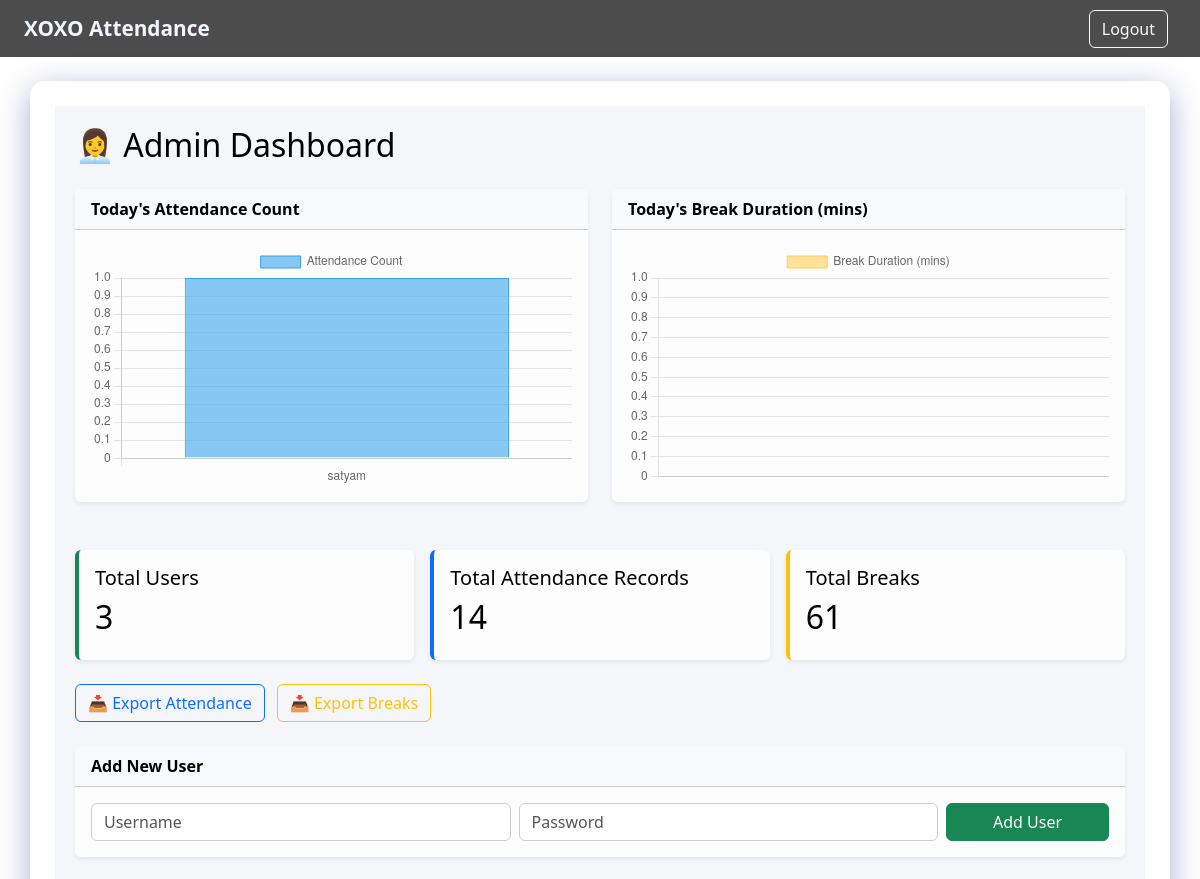
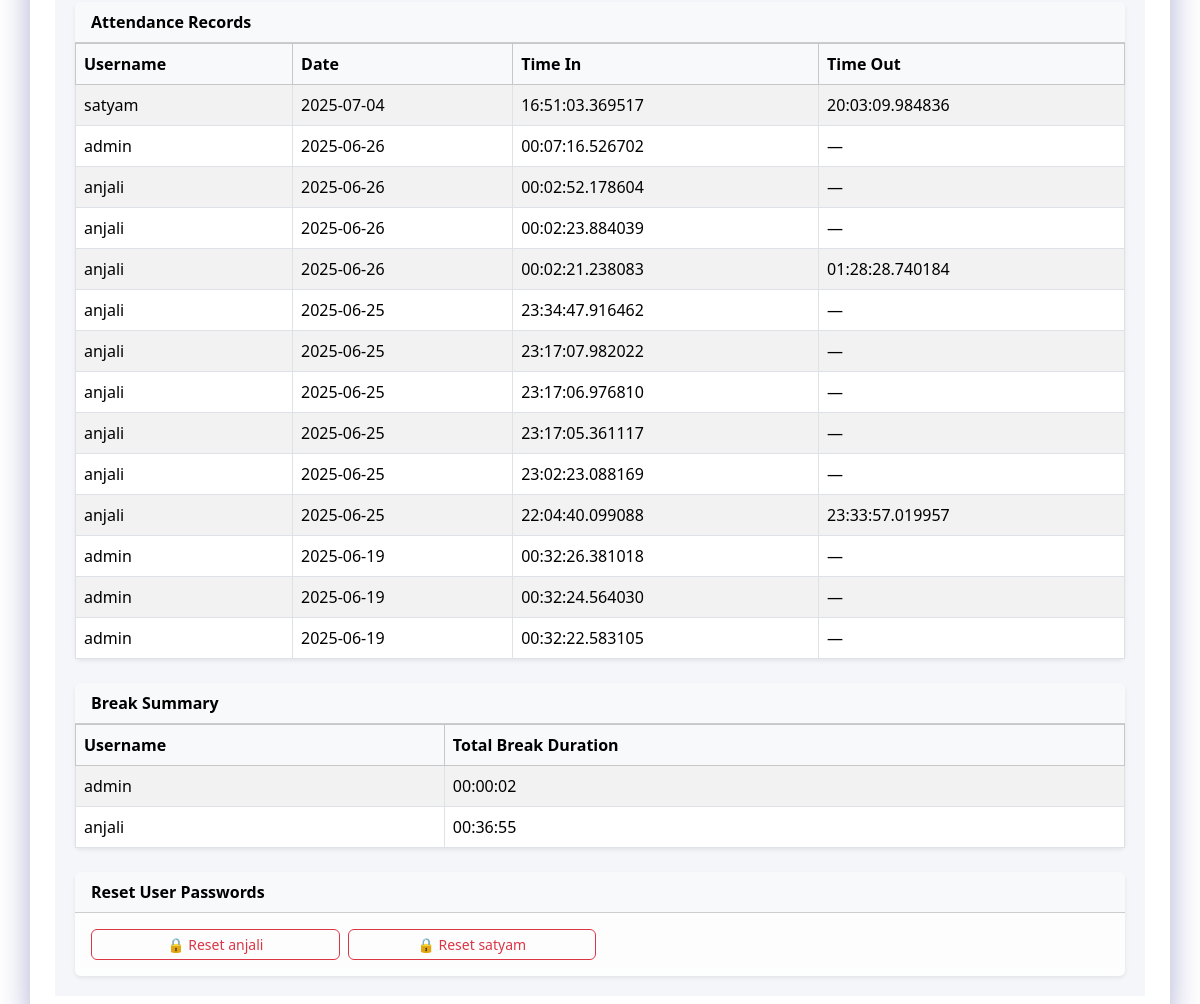
The page /admin (signed in) on the database its author committed (2 pictures, top to bottom).
### app.py (models this page shows, shortened)
class Attendance(db.Model):
    id = db.Column(db.Integer, primary_key=True)
    username = db.Column(db.String(150), nullable=False)
    timestamp = db.Column(db.DateTime, default=lambda: datetime.now(timezone.utc))
    date = db.Column(db.Date, default=lambda: datetime.now(timezone.utc).date())
    time_in = db.Column(db.Time, default=lambda: datetime.now(timezone.utc).time())
    time_out = db.Column(db.Time, nullable=True)

class User(UserMixin, db.Model):
    id = db.Column(db.Integer, primary_key=True)
    username = db.Column(db.String(150), unique=True, nullable=False)
    password = db.Column(db.String(150), nullable=False)

### app.py (the view)
@app.route('/admin')
@login_required
def admin():
    if current_user.username != 'admin':
        return "Unauthorized Access", 403
    total_users = User.query.count()
    total_attendance = Attendance.query.count()
    total_breaks = Break.query.count()
    attendance_records = Attendance.query.order_by(Attendance.timestamp.desc()).all()
    break_summary = db.session.query(
        Break.username,
        func.sum(func.strftime('%s', Break.break_end) - func.strftime('%s', Break.break_start)).label('total_seconds')
    ).filter(Break.break_end.isnot(None)).group_by(Break.username).all()
    break_summary = [
        {
            'username': row[0],
            'total_duration': str(datetime.utcfromtimestamp(row[1]).strftime('%H:%M:%S')) if row[1] else '00:00:00'
        } for row in break_summary
    ]
    users = User.query.all()
    today = datetime.now(timezone.utc).date()
    attendance_summary = {}
    records_today = Attendance.query.filter(Attendance.date == today).all()
    for r in records_today:
        attendance_summary[r.username] = attendance_summary.get(r.username, 0) + 1
    break_summary_today = {}
    breaks_today = Break.query.filter(func.date(Break.break_start) == today, Break.break_end.isnot(None)).all()
    for b in breaks_today:
        duration = (b.break_end - b.break_start).total_seconds() / 60
        break_summary_today[b.username] = break_summary_today.get(b.username, 0) + round(duration, 1)
    return render_template(
        'admin.html',
        total_users=total_users,
        total_attendance=total_attendance,
        total_breaks=total_breaks,
        attendance_records=attendance_records,
        break_summary=break_summary,
        users=users,
        attendance_summary=attendance_summary,
        break_summary_today=break_summary_today
    )

### app.py (called while the page is built)
@login_manager.user_loader
def load_user(username):
    return User.query.filter_by(username=username).first()

### Templates/admin.html (shortened to what this page needs)
{% extends 'base.html' %}
{% block content %}
<div class="admin-wrapper" style="background: #f4f6f9; min-height: 100vh; padding: 20px;">
<h2 class="mb-4">👩‍💼 Admin Dashboard</h2>
<div class="row mb-5">
  <div class="col-md-6">
    <div class="card shadow-sm">
      <div class="card-header bg-light">
        <strong>Today's Attendance Count</strong>
      </div>
      <div class="card-body">
        <canvas id="attendanceChart"></canvas>
      </div>
    </div>
  </div>
  <div class="col-md-6">
    <div class="card shadow-sm">
      <div class="card-header bg-light">
        <strong>Today's Break Duration (mins)</strong>
      </div>
      <div class="card-body">
        <canvas id="breakChart"></canvas>
      </div>
    </div>
  </div>
</div>
<div class="row g-3 mb-4">
  <div class="col-md-4">
    <div class="card shadow-sm border-start border-success border-4">
      <div class="card-body">
        <h5 class="card-title">Total Users</h5>
        <h2>{{ total_users }}</h2>
      </div>
    </div>
  </div>
  <div class="col-md-4">
    <div class="card shadow-sm border-start border-primary border-4">
      <div class="card-body">
        <h5 class="card-title">Total Attendance Records</h5>
        <h2>{{ total_attendance }}</h2>
      </div>
    </div>
  </div>
  <div class="col-md-4">
    <div class="card shadow-sm border-start border-warning border-4">
      <div class="card-body">
        <h5 class="card-title">Total Breaks</h5>
        <h2>{{ total_breaks }}</h2>
      </div>
    </div>
  </div>
</div>
<div class="mb-4">
  <a href="{{ url_for('export_attendance') }}" class="btn btn-outline-primary me-2">📥 Export Attendance</a>
  <a href="{{ url_for('export_breaks') }}" class="btn btn-outline-warning">📥 Export Breaks</a>
</div>
<div class="card mb-4 shadow-sm">
  <div class="card-header bg-light">
    <strong>Add New User</strong>
  </div>
  <div class="card-body">
    <form method="POST" action="{{ url_for('add_user') }}">
      <div class="row g-2">
        <div class="col-md-5">
          <input type="text" name="username" class="form-control" placeholder="Username" required>
        </div>
        <div class="col-md-5">
          <input type="password" name="password" class="form-control" placeholder="Password" required>
        </div>
        <div class="col-md-2">
          <button type="submit" class="btn btn-success w-100">Add User</button>
        </div>
      </div>
    </form>
  </div>
</div>
<div class="card mb-4 shadow-sm">
  <div class="card-header bg-light">
    <strong>Attendance Records</strong>
  </div>
  <div class="table-responsive">
    <table class="table table-bordered table-striped mb-0">
      <thead class="table-light">
        <tr>
          <th>Username</th>
          <th>Date</th>
          <th>Time In</th>
          <th>Time Out</th>
        </tr>
      </thead>
      <tbody>
        {% for record in attendance_records %}
        <tr>
          <td>{{ record.username }}</td>
          <td>{{ record.date }}</td>
          <td>{{ record.time_in or '—' }}</td>
          <td>{{ record.time_out or '—' }}</td>
        </tr>
        {% endfor %}
      </tbody>
    </table>
  </div>
</div>
<div class="card mb-4 shadow-sm">
  <div class="card-header bg-light">
    <strong>Break Summary</strong>
  </div>
  <div class="table-responsive">
    <table class="table table-bordered table-striped mb-0">
      <thead class="table-light">
        <tr>
          <th>Username</th>
          <th>Total Break Duration</th>
        </tr>
      </thead>
      <tbody>
        {% for summary in break_summary %}
        <tr>
          <td>{{ summary.username }}</td>
          <td>{{ summary.total_duration }}</td>
        </tr>
        {% endfor %}
      </tbody>
    </table>
  </div>
</div>
<div class="card shadow-sm">
  <div class="card-header bg-light">
    <strong>Reset User Passwords</strong>
  </div>
  <div class="card-body">
    <div class="row row-cols-1 row-cols-md-4 g-2">
      {% for user in users %}
        {% if user.username != 'admin' %}
        <div class="col">
          <div class="d-grid">
            <a href="{{ url_for('reset_password', username=user.username) }}" class="btn btn-outline-danger btn-sm">
              🔒 Reset {{ user.username }}
            </a>
          </div>
        </div>
        {% endif %}
      {% endfor %}
    </div>
  </div>
</div>
<script>
  const attendanceCtx = document.getElementById('attendanceChart').getContext('2d');
  const attendanceChart = new Chart(attendanceCtx, {
    type: 'bar',
    data: {
      labels: {{ attendance_summary.keys()|list|tojson|safe }},
      datasets: [{
        label: 'Attendance Count',
        data: {{ attendance_summary.values()|list|tojson|safe }},
        backgroundColor: 'rgba(54, 162, 235, 0.6)',
        borderColor: 'rgba(54, 162, 235, 1)',
        borderWidth: 1
      }]
    },
    options: {
      scales: { y: { beginAtZero: true } }
    }
  });
  const breakCtx = document.getElementById('breakChart').getContext('2d');
  const breakChart = new Chart(breakCtx, {
    type: 'bar',
    data: {
      labels: {{ break_summary_today.keys()|list|tojson|safe }},
      datasets: [{
        label: 'Break Duration (mins)',
        data: {{ break_summary_today.values()|list|tojson|safe }},
        backgroundColor: 'rgba(255, 206, 86, 0.6)',
        borderColor: 'rgba(255, 206, 86, 1)',
        borderWidth: 1
      }]
    },
    options: {
      scales: { y: { beginAtZero: true } }
    }
  });
</script>
</div>
{% endblock %}

### Templates/base.html (shortened to what this page needs)
<!doctype html>
<html lang="en">
  <head>
    <link href="https://cdn.jsdelivr.net/npm/bootstrap@5.3.3/dist/css/bootstrap.min.css" rel="stylesheet">
  </head>
  <body>
    <nav class="navbar navbar-expand-lg px-4">
      <a class="navbar-brand" href="#">XOXO Attendance</a>
      {% if current_user.is_authenticated %}
      <div class="ms-auto">
        <a class="btn btn-outline-light me-2" href="{{ url_for('logout') }}">Logout</a>
      </div>
      {% endif %}
    </nav>
    <div class="container mt-4 glass-panel">
      {% block content %}{% endblock %}
    </div>
  </body>
</html>

### Templates/base.html (style rules this page uses)
body { background: url('https://images.unsplash.com/photo-1507525428034-b723cf961d3e') no-repeat center center fixed; background-size: cover; font-family: 'Segoe UI', sans-serif; }
.glass-panel { background: rgba(255, 255, 255, 0.8); backdrop-filter: blur(10px); border-radius: 15px; padding: 25px; box-shadow: 0 8px 32px 0 rgba(31, 38, 135, 0.37); color: #000 !important; }
.navbar { background-color: rgba(0, 0, 0, 0.7) !important; }
.navbar-brand { font-weight: bold; font-size: 1.3rem; color: #f0f8ff !important; }
.card { background-color: rgba(255, 255, 255, 0.8); border: none; color: #000; backdrop-filter: blur(5px); }
.card-header { background-color: rgba(255, 255, 255, 0.5); color: #000; font-weight: bold; }
.btn { border-radius: 6px; }
.form-control, .form-select { background-color: rgba(255, 255, 255, 0.9); color: #000; border: 1px solid #ccc; }
.form-control::placeholder { color: #555; }

### rows shown on the page
Attendance: username "satyam", date "2025-07-04", time_in "16:51:03.369517", time_out "20:03:09.984836"
Attendance: username "admin", date "2025-06-26", time_in "00:07:16.526702", time_out "—"
Attendance: username "anjali", date "2025-06-26", time_in "00:02:52.178604", time_out "—"
Attendance: username "anjali", date "2025-06-26", time_in "00:02:23.884039", time_out "—"
Attendance: username "anjali", date "2025-06-26", time_in "00:02:21.238083", time_out "01:28:28.740184"
Attendance: username "anjali", date "2025-06-25", time_in "23:34:47.916462", time_out "—"
Attendance: username "anjali", date "2025-06-25", time_in "23:17:07.982022", time_out "—"
Attendance: username "anjali", date "2025-06-25", time_in "23:17:06.976810", time_out "—"
Attendance: username "anjali", date "2025-06-25", time_in "23:17:05.361117", time_out "—"
Attendance: username "anjali", date "2025-06-25", time_in "23:02:23.088169", time_out "—"
Attendance: username "anjali", date "2025-06-25", time_in "22:04:40.099088", time_out "23:33:57.019957"
Attendance: username "admin", date "2025-06-19", time_in "00:32:26.381018", time_out "—"
Attendance: username "admin", date "2025-06-19", time_in "00:32:24.564030", time_out "—"
Attendance: username "admin", date "2025-06-19", time_in "00:32:22.583105", time_out "—"
User: username "anjali"
User: username "satyam"

### other values the page prints
{{ total_users }} "3"
{{ total_attendance }} "14"
{{ total_breaks }} "61"
{{ summary.username }} "admin" "anjali"
{{ summary.total_duration }} "00:00:02" "00:36:55"
chart data {{ attendance_summary.keys()|list|tojson|safe }} ["satyam"]
chart data {{ attendance_summary.values()|list|tojson|safe }} [1]
